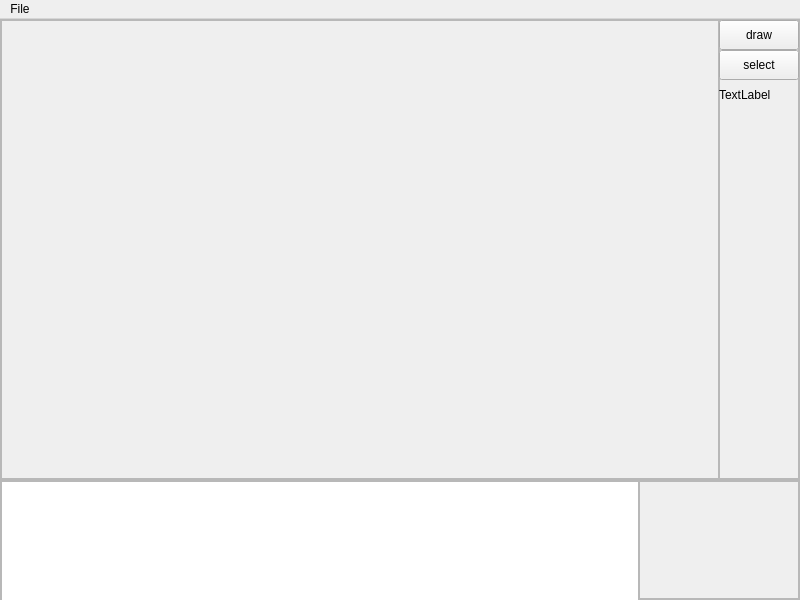
<?xml version="1.0" encoding="UTF-8"?>
<ui version="4.0">
 <class>MainWindow</class>
 <widget class="QMainWindow" name="MainWindow">
  <property name="geometry">
   <rect>
    <x>0</x>
    <y>0</y>
    <width>800</width>
    <height>600</height>
   </rect>
  </property>
  <property name="windowTitle">
   <string>MainWindow</string>
  </property>
  <widget class="QWidget" name="centralwidget">
   <layout class="QVBoxLayout" name="verticalLayout">
    <property name="spacing">
     <number>0</number>
    </property>
    <property name="leftMargin">
     <number>0</number>
    </property>
    <property name="topMargin">
     <number>0</number>
    </property>
    <property name="rightMargin">
     <number>0</number>
    </property>
    <property name="bottomMargin">
     <number>0</number>
    </property>
    <item>
     <widget class="QFrame" name="frame_main">
      <property name="frameShape">
       <enum>QFrame::StyledPanel</enum>
      </property>
      <property name="frameShadow">
       <enum>QFrame::Raised</enum>
      </property>
      <layout class="QHBoxLayout" name="horizontalLayout">
       <property name="spacing">
        <number>0</number>
       </property>
       <property name="leftMargin">
        <number>0</number>
       </property>
       <property name="topMargin">
        <number>0</number>
       </property>
       <property name="rightMargin">
        <number>0</number>
       </property>
       <property name="bottomMargin">
        <number>0</number>
       </property>
       <item>
        <widget class="QFrame" name="frame_ogl">
         <property name="frameShape">
          <enum>QFrame::StyledPanel</enum>
         </property>
         <property name="frameShadow">
          <enum>QFrame::Raised</enum>
         </property>
        </widget>
       </item>
       <item>
        <widget class="QFrame" name="frame_tools">
         <property name="minimumSize">
          <size>
           <width>80</width>
           <height>0</height>
          </size>
         </property>
         <property name="maximumSize">
          <size>
           <width>80</width>
           <height>16777215</height>
          </size>
         </property>
         <property name="frameShape">
          <enum>QFrame::StyledPanel</enum>
         </property>
         <property name="frameShadow">
          <enum>QFrame::Raised</enum>
         </property>
         <widget class="QPushButton" name="drawButton">
          <property name="geometry">
           <rect>
            <x>0</x>
            <y>0</y>
            <width>80</width>
            <height>30</height>
           </rect>
          </property>
          <property name="minimumSize">
           <size>
            <width>80</width>
            <height>30</height>
           </size>
          </property>
          <property name="text">
           <string>draw</string>
          </property>
         </widget>
         <widget class="QPushButton" name="selectButton">
          <property name="geometry">
           <rect>
            <x>0</x>
            <y>30</y>
            <width>80</width>
            <height>30</height>
           </rect>
          </property>
          <property name="minimumSize">
           <size>
            <width>80</width>
            <height>30</height>
           </size>
          </property>
          <property name="maximumSize">
           <size>
            <width>80</width>
            <height>30</height>
           </size>
          </property>
          <property name="text">
           <string>select</string>
          </property>
         </widget>
         <widget class="QLabel" name="text_tool">
          <property name="geometry">
           <rect>
            <x>0</x>
            <y>60</y>
            <width>80</width>
            <height>30</height>
           </rect>
          </property>
          <property name="minimumSize">
           <size>
            <width>80</width>
            <height>30</height>
           </size>
          </property>
          <property name="maximumSize">
           <size>
            <width>80</width>
            <height>30</height>
           </size>
          </property>
          <property name="text">
           <string>TextLabel</string>
          </property>
         </widget>
        </widget>
       </item>
      </layout>
     </widget>
    </item>
    <item>
     <widget class="QFrame" name="frame_console">
      <property name="minimumSize">
       <size>
        <width>0</width>
        <height>120</height>
       </size>
      </property>
      <property name="maximumSize">
       <size>
        <width>16777215</width>
        <height>120</height>
       </size>
      </property>
      <property name="frameShape">
       <enum>QFrame::StyledPanel</enum>
      </property>
      <property name="frameShadow">
       <enum>QFrame::Raised</enum>
      </property>
      <layout class="QHBoxLayout" name="horizontalLayout_2">
       <property name="spacing">
        <number>0</number>
       </property>
       <property name="leftMargin">
        <number>0</number>
       </property>
       <property name="topMargin">
        <number>0</number>
       </property>
       <property name="rightMargin">
        <number>0</number>
       </property>
       <property name="bottomMargin">
        <number>0</number>
       </property>
       <item>
        <widget class="QPlainTextEdit" name="console">
         <property name="minimumSize">
          <size>
           <width>0</width>
           <height>120</height>
          </size>
         </property>
         <property name="maximumSize">
          <size>
           <width>16777215</width>
           <height>120</height>
          </size>
         </property>
        </widget>
       </item>
       <item>
        <widget class="QFrame" name="frame_misc">
         <property name="minimumSize">
          <size>
           <width>160</width>
           <height>0</height>
          </size>
         </property>
         <property name="maximumSize">
          <size>
           <width>160</width>
           <height>16777215</height>
          </size>
         </property>
         <property name="frameShape">
          <enum>QFrame::StyledPanel</enum>
         </property>
         <property name="frameShadow">
          <enum>QFrame::Raised</enum>
         </property>
        </widget>
       </item>
      </layout>
     </widget>
    </item>
   </layout>
  </widget>
  <widget class="QMenuBar" name="menubar">
   <property name="geometry">
    <rect>
     <x>0</x>
     <y>0</y>
     <width>800</width>
     <height>28</height>
    </rect>
   </property>
   <widget class="QMenu" name="menuFile">
    <property name="title">
     <string>File</string>
    </property>
    <addaction name="actionSave"/>
    <addaction name="actionLoad"/>
   </widget>
   <addaction name="menuFile"/>
  </widget>
  <action name="actionSave">
   <property name="text">
    <string>Save</string>
   </property>
   <property name="shortcut">
    <string>Ctrl+S</string>
   </property>
  </action>
  <action name="actionLoad">
   <property name="text">
    <string>Load</string>
   </property>
   <property name="shortcut">
    <string>Ctrl+L</string>
   </property>
  </action>
 </widget>
 <resources/>
 <connections/>
</ui>
